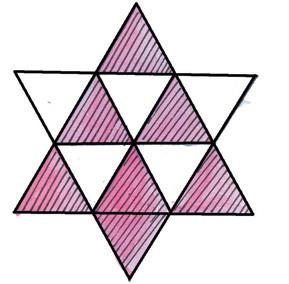
#> input picture 5.jpg, 289 x 284 px
$ python -i preprocess.py   (imports and definitions only)
#> lines starting #> are read from the running program, lines starting #| are printed output that depends on the picture
import cv2
import numpy as np

class preprocess:
    def __init__(self, image):
        self.im = image

    # [68 lines left out: functions Reshape, GaussianBlur, Blur, Erode, Dilate, Opening and 2 more, not called in this run]

    def addWeighted(self, kernel_size = 5,original_image_weight = 0.5, blurred_image_weight = 1.5):
        """
        basically add 2 images with different importance
        default kernel size = 5X5
        original image wighted = -0.5
        blurred image weighted = 1.5 //using Gaussiam blur
        """
        return(cv2.addWeighted(cv2.GaussianBlur(self.im,(kernel_size,kernel_size),0),blurred_image_weight, self.im,-1.0*(original_image_weight),0))

    # [24 lines left out: functions ChangeContrast, kmeans, not called in this run]

>>> import cv2
>>> picture = cv2.imread('5.jpg')
#> picture is the input picture: shape (284, 289, 3); mean B, G, R 219.1, 212.6, 223.5
>>> result = preprocess(picture).addWeighted()
#> in addWeighted, `return(cv2.addWeighted(cv2.GaussianBlur(self.im,(kernel_size,kernel_si..`:
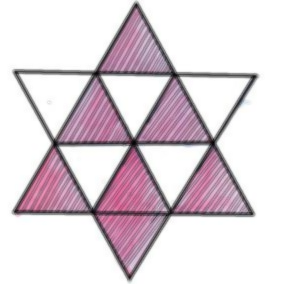
#> returned value: shape (284, 289, 3); mean of channels 0, 1, 2 219.1, 212.6, 223.5; drawn as B, G, R
